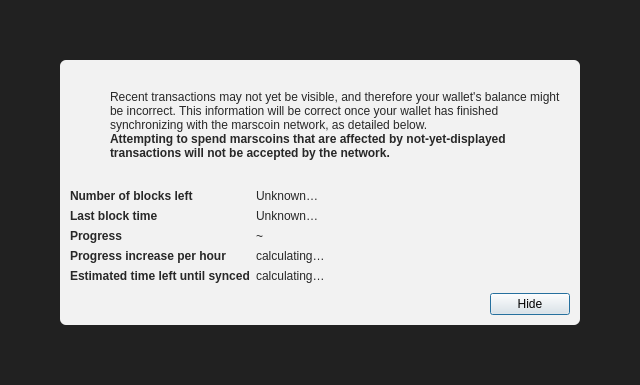
<?xml version="1.0" encoding="UTF-8"?>
<ui version="4.0">
 <class>ModalOverlay</class>
 <widget class="QWidget" name="ModalOverlay">
  <property name="geometry">
   <rect>
    <x>0</x>
    <y>0</y>
    <width>640</width>
    <height>385</height>
   </rect>
  </property>
  <property name="windowTitle">
   <string>Form</string>
  </property>
  <layout class="QVBoxLayout" name="verticalLayout" stretch="0">
   <property name="sizeConstraint">
    <enum>QLayout::SetDefaultConstraint</enum>
   </property>
   <property name="leftMargin">
    <number>0</number>
   </property>
   <property name="topMargin">
    <number>0</number>
   </property>
   <property name="rightMargin">
    <number>0</number>
   </property>
   <property name="bottomMargin">
    <number>0</number>
   </property>
   <item>
    <widget class="QWidget" name="bgWidget" native="true">
     <property name="styleSheet">
      <string notr="true">#bgWidget { background: rgba(0,0,0,220); }</string>
     </property>
     <layout class="QVBoxLayout" name="verticalLayoutMain" stretch="1">
      <property name="leftMargin">
       <number>60</number>
      </property>
      <property name="topMargin">
       <number>60</number>
      </property>
      <property name="rightMargin">
       <number>60</number>
      </property>
      <property name="bottomMargin">
       <number>60</number>
      </property>
      <item>
       <widget class="QWidget" name="contentWidget" native="true">
        <property name="styleSheet">
         <string notr="true">#contentWidget { background: rgba(255,255,255,240); border-radius: 6px; }

QLabel { color: rgb(40,40,40);  }</string>
        </property>
        <layout class="QVBoxLayout" name="verticalLayoutSub" stretch="1,0,0,0">
         <property name="spacing">
          <number>0</number>
         </property>
         <property name="leftMargin">
          <number>10</number>
         </property>
         <property name="topMargin">
          <number>10</number>
         </property>
         <property name="rightMargin">
          <number>10</number>
         </property>
         <property name="bottomMargin">
          <number>10</number>
         </property>
         <item>
          <layout class="QHBoxLayout" name="horizontalLayoutIconText" stretch="0,1">
           <property name="topMargin">
            <number>20</number>
           </property>
           <item>
            <layout class="QVBoxLayout" name="verticalLayoutIcon">
             <property name="leftMargin">
              <number>0</number>
             </property>
             <item>
              <widget class="QPushButton" name="warningIcon">
               <property name="enabled">
                <bool>false</bool>
               </property>
               <property name="text">
                <string/>
               </property>
               <property name="icon">
                <iconset>
                 <normaloff>:/icons/warning</normaloff>
                 <disabledoff>:/icons/warning</disabledoff>:/icons/warning</iconset>
               </property>
               <property name="iconSize">
                <size>
                 <width>48</width>
                 <height>48</height>
                </size>
               </property>
               <property name="flat">
                <bool>true</bool>
               </property>
              </widget>
             </item>
             <item>
              <spacer name="verticalSpacerWarningIcon">
               <property name="orientation">
                <enum>Qt::Vertical</enum>
               </property>
               <property name="sizeHint" stdset="0">
                <size>
                 <width>20</width>
                 <height>40</height>
                </size>
               </property>
              </spacer>
             </item>
            </layout>
           </item>
           <item>
            <layout class="QVBoxLayout" name="verticalLayoutInfoText">
             <property name="leftMargin">
              <number>0</number>
             </property>
             <property name="topMargin">
              <number>0</number>
             </property>
             <item>
              <widget class="QLabel" name="infoText">
               <property name="text">
                <string>Recent transactions may not yet be visible, and therefore your wallet's balance might be incorrect. This information will be correct once your wallet has finished synchronizing with the marscoin network, as detailed below.</string>
               </property>
               <property name="textFormat">
                <enum>Qt::RichText</enum>
               </property>
               <property name="wordWrap">
                <bool>true</bool>
               </property>
              </widget>
             </item>
             <item>
              <widget class="QLabel" name="infoTextStrong">
               <property name="font">
                <font>
                 <weight>75</weight>
                 <bold>true</bold>
                </font>
               </property>
               <property name="text">
                <string>Attempting to spend marscoins that are affected by not-yet-displayed transactions will not be accepted by the network.</string>
               </property>
               <property name="textFormat">
                <enum>Qt::RichText</enum>
               </property>
               <property name="wordWrap">
                <bool>true</bool>
               </property>
              </widget>
             </item>
             <item>
              <spacer name="verticalSpacerInTextSpace">
               <property name="orientation">
                <enum>Qt::Vertical</enum>
               </property>
               <property name="sizeHint" stdset="0">
                <size>
                 <width>20</width>
                 <height>40</height>
                </size>
               </property>
              </spacer>
             </item>
            </layout>
           </item>
          </layout>
         </item>
         <item>
          <spacer name="verticalSpacerAfterText">
           <property name="orientation">
            <enum>Qt::Vertical</enum>
           </property>
           <property name="sizeHint" stdset="0">
            <size>
             <width>20</width>
             <height>40</height>
            </size>
           </property>
          </spacer>
         </item>
         <item>
          <layout class="QFormLayout" name="formLayout">
           <property name="fieldGrowthPolicy">
            <enum>QFormLayout::FieldsStayAtSizeHint</enum>
           </property>
           <property name="horizontalSpacing">
            <number>6</number>
           </property>
           <property name="verticalSpacing">
            <number>6</number>
           </property>
           <property name="topMargin">
            <number>10</number>
           </property>
           <item row="0" column="0">
            <widget class="QLabel" name="labelNumberOfBlocksLeft">
             <property name="font">
              <font>
               <weight>75</weight>
               <bold>true</bold>
              </font>
             </property>
             <property name="text">
              <string>Number of blocks left</string>
             </property>
            </widget>
           </item>
           <item row="0" column="1">
            <widget class="QLabel" name="numberOfBlocksLeft">
             <property name="text">
              <string>Unknown…</string>
             </property>
            </widget>
           </item>
           <item row="1" column="0">
            <widget class="QLabel" name="labelLastBlockTime">
             <property name="font">
              <font>
               <weight>75</weight>
               <bold>true</bold>
              </font>
             </property>
             <property name="text">
              <string>Last block time</string>
             </property>
            </widget>
           </item>
           <item row="1" column="1">
            <widget class="QLabel" name="newestBlockDate">
             <property name="sizePolicy">
              <sizepolicy hsizetype="Maximum" vsizetype="Preferred">
               <horstretch>0</horstretch>
               <verstretch>0</verstretch>
              </sizepolicy>
             </property>
             <property name="text">
              <string>Unknown…</string>
             </property>
            </widget>
           </item>
           <item row="2" column="0">
            <widget class="QLabel" name="labelSyncDone">
             <property name="font">
              <font>
               <weight>75</weight>
               <bold>true</bold>
              </font>
             </property>
             <property name="text">
              <string>Progress</string>
             </property>
            </widget>
           </item>
           <item row="2" column="1">
            <layout class="QHBoxLayout" name="horizontalLayoutSync" stretch="0,1">
             <item>
              <widget class="QLabel" name="percentageProgress">
               <property name="text">
                <string notr="true">~</string>
               </property>
              </widget>
             </item>
            </layout>
           </item>
           <item row="4" column="0">
            <widget class="QLabel" name="labelProgressIncrease">
             <property name="font">
              <font>
               <weight>75</weight>
               <bold>true</bold>
              </font>
             </property>
             <property name="text">
              <string>Progress increase per hour</string>
             </property>
            </widget>
           </item>
           <item row="4" column="1">
            <widget class="QLabel" name="progressIncreasePerH">
             <property name="text">
              <string>calculating…</string>
             </property>
            </widget>
           </item>
           <item row="5" column="0">
            <widget class="QLabel" name="labelEstimatedTimeLeft">
             <property name="font">
              <font>
               <weight>75</weight>
               <bold>true</bold>
              </font>
             </property>
             <property name="text">
              <string>Estimated time left until synced</string>
             </property>
            </widget>
           </item>
           <item row="5" column="1">
            <widget class="QLabel" name="expectedTimeLeft">
             <property name="text">
              <string>calculating…</string>
             </property>
            </widget>
           </item>
          </layout>
         </item>
         <item>
          <layout class="QHBoxLayout" name="horizontalLayoutButtons">
           <property name="leftMargin">
            <number>10</number>
           </property>
           <property name="topMargin">
            <number>10</number>
           </property>
           <item>
            <spacer name="horizontalSpacer">
             <property name="orientation">
              <enum>Qt::Horizontal</enum>
             </property>
             <property name="sizeHint" stdset="0">
              <size>
               <width>40</width>
               <height>20</height>
              </size>
             </property>
            </spacer>
           </item>
           <item>
            <widget class="QPushButton" name="closeButton">
             <property name="text">
              <string>Hide</string>
             </property>
             <property name="shortcut">
              <string>Esc</string>
             </property>
             <property name="focusPolicy">
              <enum>Qt::StrongFocus</enum>
             </property>
             <property name="default">
              <bool>true</bool>
             </property>
            </widget>
           </item>
          </layout>
         </item>
        </layout>
       </widget>
      </item>
     </layout>
    </widget>
   </item>
  </layout>
 </widget>
 <resources/>
 <connections/>
</ui>
